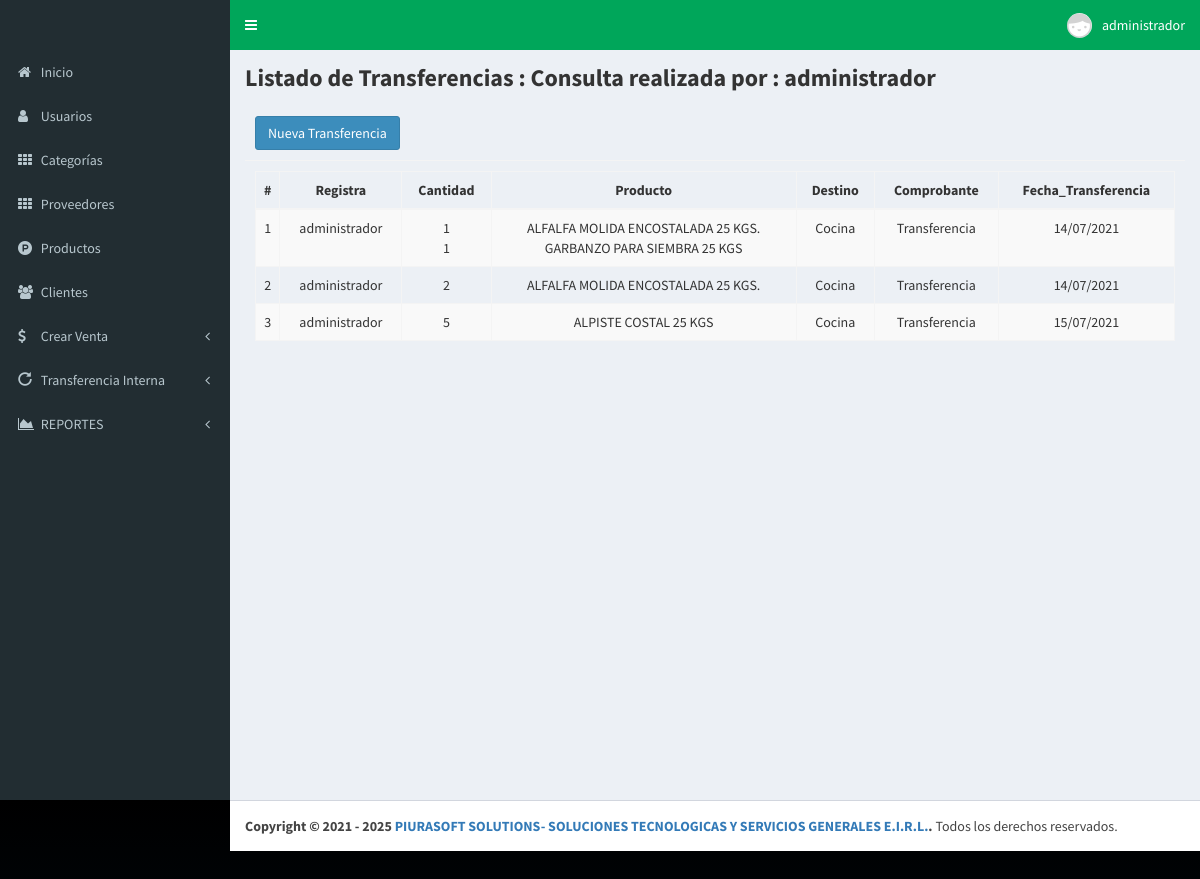
/listado-transferencias (signed in), run on the app's committed database.
### tables this page shows
CREATE TABLE `transferencias` (
  `id` int(11) NOT NULL,
  `id_vendedor` int(11) NOT NULL,
  `destino` text NOT NULL,
  `productos` text NOT NULL,
  `nota` text NOT NULL,
  `id_concepto` int(11) NOT NULL DEFAULT 1,
  `fecha` timestamp NOT NULL DEFAULT current_timestamp() ON UPDATE current_timestamp(),
  `comprobante` char(25) NOT NULL
);

CREATE TABLE `usuarios` (
  `id` int(11) NOT NULL,
  `nombre` text NOT NULL,
  `usuario` text NOT NULL,
  `password` text NOT NULL,
  `perfil` text NOT NULL,
  `foto` text NOT NULL,
  `estado` int(11) NOT NULL,
  `ultimo_login` datetime NOT NULL,
  `idSucursal` int(11) NOT NULL,
  `fecha` timestamp NOT NULL DEFAULT current_timestamp() ON UPDATE current_timestamp()
);

### controladores/plantilla.controlador.php (called while the page is built)
<?php
class ControladorPlantilla
{
  static public function ctrPlantilla()
  {
    include "vistas/plantilla.php";
  }
}

### index.php (called while the page is built, shortened)
<?php
require_once "controladores/plantilla.controlador.php";
require_once "controladores/usuarios.controlador.php";
require_once "controladores/transferencias.controlador.php";
require_once "controladores/proveedores.controlador.php";
require_once "modelos/usuarios.modelo.php";
require_once "modelos/transferencias.modelo.php";
$plantilla = new ControladorPlantilla();
$plantilla->ctrPlantilla();

### controladores/transferencias.controlador.php (called while the page is built, shortened)
<?php
class ControladorTransferencia
{
static public function ctrMostrarTransferencias($item, $valor)
  {
    $tabla = "transferencias";
    $respuesta = ModeloTransferencia::mdlMostrarTransferencia($tabla, $item, $valor);
    return $respuesta;
  }
}

### modelos/conexion.php (called while the page is built)
<?php
class Conexion
{
  static public function conectar()
  {
    try {
      $link = new PDO(
        "mysql:host=localhost;dbname=pos_venta",
        "root",
        "");
      $link->exec("set names utf8");
      return $link;
    } catch (PDOException $e) {
      echo '<br>
				<div class="alert alert-danger">Error en Conexion a Base de Datos. Consultar con el Admin del Sistema</div>';
      die();
    }
  }
}

### modelos/transferencias.modelo.php (called while the page is built, shortened)
<?php
require_once "conexion.php";
class ModeloTransferencia{
  static public function mdlMostrarTransferencia($tabla, $item, $valor){
    if($item != null){
      $stmt = Conexion::conectar()->prepare("SELECT * FROM $tabla WHERE $item = :$item ORDER BY id ASC");
      $stmt -> bindParam(":".$item, $valor, PDO::PARAM_STR);
      $stmt -> execute();
      return $stmt -> fetch();
    }else{
      $stmt = Conexion::conectar()->prepare("SELECT * FROM $tabla ORDER BY id ASC");
      $stmt -> execute();
      return $stmt -> fetchAll();
    }
  }
}

### controladores/usuarios.controlador.php (called while the page is built, shortened)
<?php
class ControladorUsuarios
{
  static public function ctrMostrarUsuarios($item, $valor)
  {
    $tabla = "usuarios";
    $respuesta = ModeloUsuarios::MdlMostrarUsuarios($tabla, $item, $valor);
    return $respuesta;
  }
}

### modelos/usuarios.modelo.php (called while the page is built, shortened)
<?php
require_once "conexion.php";
class ModeloUsuarios
{
  static public function mdlMostrarUsuarios($tabla, $item, $valor)
  {
    if ($item != null) {
      $stmt = Conexion::conectar()->prepare("SELECT * FROM $tabla WHERE $item = :$item");
      $stmt->bindParam(":" . $item, $valor, PDO::PARAM_STR);
      $stmt->execute();
      return $stmt->fetch();
    } else {
      $stmt = Conexion::conectar()->prepare("SELECT *, DATE_FORMAT(ultimo_login, '%d/%m/%Y') AS ultimo_login FROM $tabla");
      $stmt->execute();
      return $stmt->fetchAll();
    }
  }
}

### vistas/modulos/listado-transferencias.php (the view, shortened to what this page needs)
<div class="content-wrapper">
  <section class="content-header">
    <h1><strong>Listado de Transferencias : Consulta realizada por : <?php  echo $_SESSION["nombre"]; ?></strong> </h1>
  </section>
  <section class="content">
    <div class="box-header with-border">
      <a href="transferencia">
        <button class="btn btn-primary">Nueva Transferencia</button>
      </a>
    </div>
      <div class="box-body">
      <table class="table table-bordered table-striped dt-responsive tablas text-center" width="100%">
        <thead>
          <tr>
            <th style="width:10px">#</th>
            <th>Registra</th>
            <th>Cantidad</th>
            <th>Producto</th>
            <th>Destino</th>
            <th>Comprobante</th>
            <th>Fecha_Transferencia</th>
          </tr>
        </thead>
        <tbody>
          <?php
          $item = null;
          $valor = null;
          $idUsuario = null;
          $respuesta = ControladorTransferencia::ctrMostrarTransferencias($item, $valor, $idUsuario);
          foreach ($respuesta as $key => $value) {
            echo '<tr>
            <td>' . ($key + 1) . '</td>';
            $itemUsuario = "id";
            $valorUsuario = $value["id_vendedor"];
            $respuestaUsuario = ControladorUsuarios::ctrMostrarUsuarios($itemUsuario, $valorUsuario);
            echo '<td>' . $respuestaUsuario["nombre"] . '</td><td>';
            $productos =  json_decode($value["productos"], true);
            foreach ($productos as $key => $valueProductos) {
              echo ($valueProductos["cantidad"] . '<br>');
            }
            echo '</td><td>';
            $productos = json_decode($value["productos"], true);
            foreach ($productos as $key2 => $value2) {
              echo $value2["descripcion"] . '<br>';
            }
            echo '</td>';
            echo'<td>' . $value["destino"] . '</td>
            <td>' . $value["comprobante"] . '</td>
            <td>' . date('d/m/Y',strtotime($value["fecha"])) . '</td>
        </td>
    </tr>';
          }
          ?>
        </tbody>
      </table>
    </div>
</div>
</div>

### data on the page
transferencias: usuarios.nombre "administrador", cantidad "1", descripcion "ALFALFA MOLIDA ENCOSTALADA 25 KGS.", descripcion "GARBANZO PARA SIEMBRA 25 KGS", destino "Cocina", comprobante "Transferencia", fecha "14/07/2021"
transferencias: usuarios.nombre "administrador", cantidad "2", descripcion "ALFALFA MOLIDA ENCOSTALADA 25 KGS.", destino "Cocina", comprobante "Transferencia", fecha "14/07/2021"
transferencias: usuarios.nombre "administrador", cantidad "5", descripcion "ALPISTE COSTAL 25 KGS", destino "Cocina", comprobante "Transferencia", fecha "15/07/2021"

### other printed values
$_SESSION["nombre"] "administrador"
